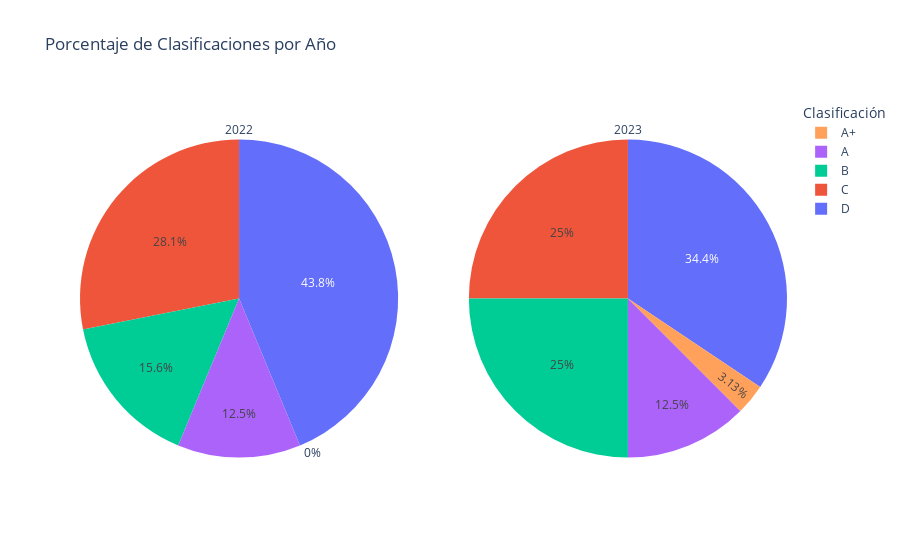

Notebook code for this chart:
### Code cell
import pandas as pd
import plotly.graph_objects as go
from plotly.subplots import make_subplots

# Asumiendo que 'recuento_total' es tu DataFrame y ya está definido...

# Invertir el orden de las clasificaciones para la leyenda
orden_clasificaciones = ['A+', 'A', 'B', 'C', 'D'][::-1]  # Se invierte la lista

# Filtrar el DataFrame para excluir la fila 'Total' y reordenar las clasificaciones
df_pie = recuento_total.drop('Total').reindex(orden_clasificaciones)

# Crear una figura con 1 fila y 2 columnas para mostrar dos gráficos de tarta
fig = make_subplots(rows=1, cols=2, specs=[[{'type': 'pie'}, {'type': 'pie'}]])

# Agregar el gráfico de tarta para el año 2022
fig.add_trace(
    go.Pie(
        labels=df_pie.index, 
        values=df_pie['2022'], 
        name='2022',
        title='2022',
        sort=False  # Evita que Plotly ordene las etiquetas automáticamente
    ),
    row=1, col=1
)

# Agregar el gráfico de tarta para el año 2023
fig.add_trace(
    go.Pie(
        labels=df_pie.index, 
        values=df_pie['2023'], 
        name='2023',
        title='2023',
        sort=False  # Evita que Plotly ordene las etiquetas automáticamente
    ),
    row=1, col=2
)

# Actualizar la disposición de la figura para mostrar los títulos y ajustar la leyenda
fig.update_layout(
    title_text='Porcentaje de Clasificaciones por Año',
    legend_title='Clasificación',
    legend=dict(
        traceorder='normal',
        itemsizing='constant'
    ),
    # Asegúrate de que las trazas de la leyenda estén en el orden inverso
    legend_traceorder='reversed'
)

# Mostrar la figura
fig.show()

### Figure 1 — Plotly figure (JSON) as saved in the notebook; plotly's stock layout.template omitted (floating-point values rounded to 4 significant figures)
{"data": [{"domain": {"x": [0, 0.45], "y": [0, 1]}, "labels": ["D", "C", "B", "A", "A+"], "name": "2022", "sort": false, "title": {"text": "2022"}, "type": "pie", "values": [14, 9, 5, 4, 0]}, {"domain": {"x": [0.55, 1], "y": [0, 1]}, "labels": ["D", "C", "B", "A", "A+"], "name": "2023", "sort": false, "title": {"text": "2023"}, "type": "pie", "values": [11, 8, 8, 4, 1]}], "layout": {"legend": {"itemsizing": "constant", "title": {"text": "Clasificación"}, "traceorder": "reversed"}, "title": {"text": "Porcentaje de Clasificaciones por Año"}}}
